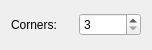
<?xml version="1.0" encoding="UTF-8"?>
<ui version="4.0">
 <class>ShapePolygonAFCP</class>
 <widget class="QWidget" name="ShapePolygonAFCP">
  <property name="geometry">
   <rect>
    <x>0</x>
    <y>0</y>
    <width>152</width>
    <height>50</height>
   </rect>
  </property>
  <layout class="QHBoxLayout">
   <item>
    <widget class="QLabel" name="label">
     <property name="text">
      <string>Corners:</string>
     </property>
     <property name="buddy">
      <cstring>Corners</cstring>
     </property>
     <property name="Shortcut" stdset="0">
      <string>,C</string>
     </property>
    </widget>
   </item>
   <item>
    <widget class="QSpinBox" name="Corners">
     <property name="minimum">
      <number>3</number>
     </property>
    </widget>
   </item>
  </layout>
 </widget>
 <resources/>
 <connections/>
</ui>
